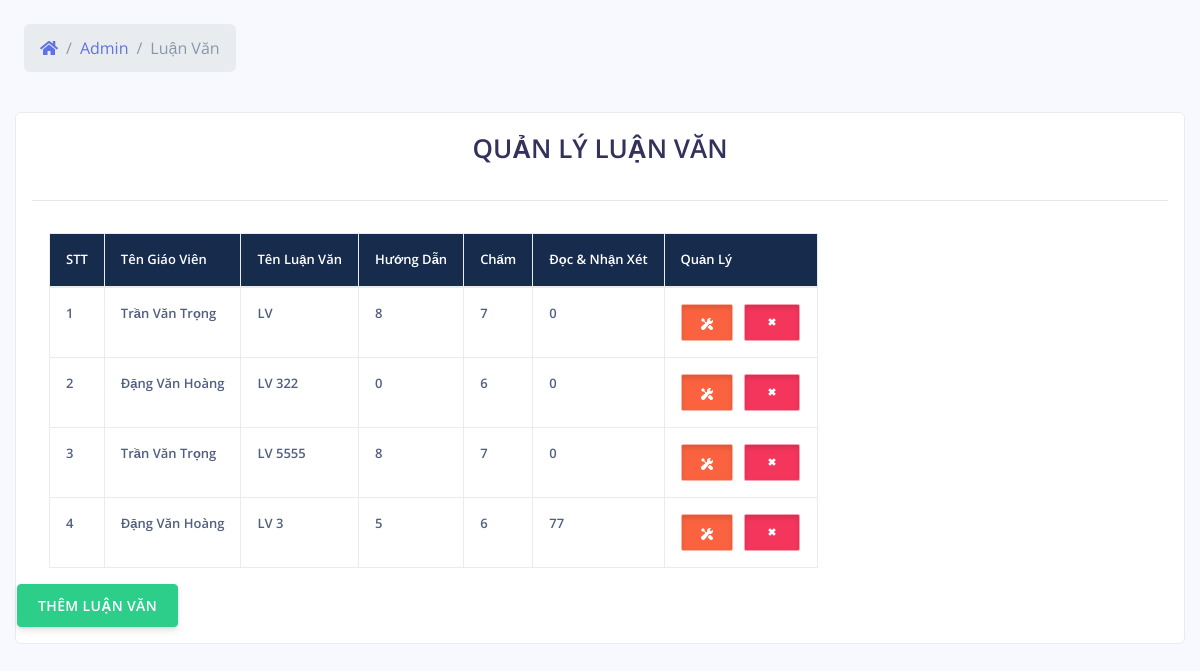
Before: /admin/luan-van.php (signed in) with the older database file.
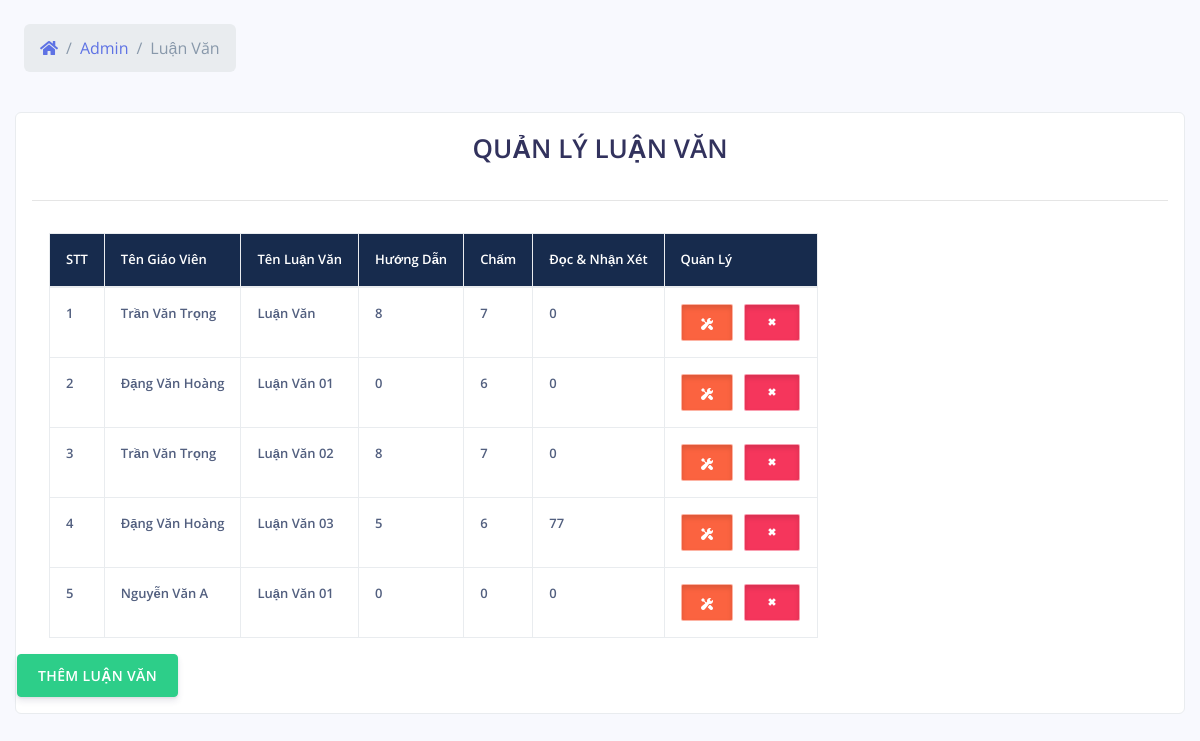
After: the same page with the newer database file.
### tables this page shows
CREATE TABLE `luan_van` (
  `id` int(11) NOT NULL,
  `id_giaovien` int(11) NOT NULL,
  `ten` varchar(500) NOT NULL,
  `huong_dan` int(11) NOT NULL,
  `cham` int(11) NOT NULL,
  `doc` int(11) NOT NULL
);

CREATE TABLE `tai_khoan` (
  `id_tai_khoan` int(11) NOT NULL,
  `ten_tai_khoan` varchar(30) NOT NULL,
  `mat_khau` varchar(100) NOT NULL,
  `nhom_tai_khoan` tinyint(2) NOT NULL,
  `ten_sinh_vien` varchar(100) NOT NULL,
  `sdt` varchar(20) NOT NULL,
  `ngay_sinh` varchar(50) NOT NULL,
  `ngay_tao` datetime NOT NULL
);

### admin/luan-van.php (the view, shortened to what this page needs)
<?php
	include_once('../config/config.php');
	include_once('../header.php');
 ?>
<?php
		if($_SESSION["taikhoan"] == NULL){ ?>
			<script>
				window.location.href="../tai-khoan/dang-nhap.php";
			</script>
		<?php }else {?>
			<div class="row align-items-center py-4">
            <div class="col-lg-6 col-7">
              <nav aria-label="breadcrumb" class="d-none d-md-inline-block ml-md-4">
                <ol class="breadcrumb breadcrumb-links breadcrumb-dark">
                  <li class="breadcrumb-item"><a href="#"><i class="fas fa-home"></i></a></li>
                  <li class="breadcrumb-item"><a href="index.php">Admin</a></li>
                  <li class="breadcrumb-item active" aria-current="page">Luận Văn</li>
                </ol>
              </nav>
            </div>
          </div>
    <div style="color:#FFF" class="col-xs-12 col-sm-12 col-md-12 col-lg-12 adminhihi">
		<div class="list-group-item">
		<?php
			$sql = "SELECT * FROM `luan_van`";
			$qr = mysqli_query($conn, $sql);
		 ?>
			<div class="caption">
			<h1 style="text-align: center">QUẢN LÝ LUẬN VĂN</h1>
			</div>
			<hr>
			<div class="row">
				<table class="table table-bordered table-responsive">
					<tr class="chimuc">
						<th>STT</th>
						<th>Tên Giáo Viên</th>
						<th>Tên Luận Văn</th>
						<th>Hướng Dẫn</th>
						<th>Chấm</th>
						<th>Đọc & Nhận Xét</th>
						<th>Quản Lý</th>
					</tr>
					<tbody>
						<?php $stt =1; ?>
					<?php while($row = mysqli_fetch_assoc($qr)){ ?>
						<tr>
							<td><?php echo $stt; $stt += 1; ?></td>
							<td><?php
								$idgv = $row["id_giaovien"];
								$sqlgv = "SELECT `ten_sinh_vien` FROM `tai_khoan` WHERE `id_tai_khoan` = '$idgv'";
								$qrgv = mysqli_query($conn, $sqlgv);
								$rowgv = mysqli_fetch_assoc($qrgv);
								echo $rowgv["ten_sinh_vien"];
							?>
							</td>
							<td><?php echo $row["ten"]?></td>
							<td><?php echo $row["huong_dan"]?></td>
							<td><?php echo $row["cham"]?></td>
							<td><?php echo $row["doc"]?></td>
							<td align="center">
                                <button type="button" id="sua" class="btn btn-warning btn-xs button-sua" title="Sửa"
                                tens="<?php echo $row["ten"]?>"
                                idgvs="<?php echo $row["id_giaovien"]?>"
                                idsua="<?php echo $row["id"]?>" ><span class="glyphicon glyphicon-edit"></span>
								<span class="btn-inner--icon"><i class="ni ni-settings"></i></span>
							</button>
  								<button type="button" id="xoa" xoa="<?php echo $row["id"]?>" class="btn btn-danger btn-xs button-sua" title="Xóa"><span class="glyphicon glyphicon-trash"></span>
								  <span class="btn-inner--icon"><i class="ni ni-fat-remove"></i></span>
							</button>
							</td>
						</tr>
						<?php } ?>
					</tbody>
				</table>
<br>
<center>
	<button type="button" class="btn btn-success"  data-toggle="modal" data-target="#themadmin">THÊM LUẬN VĂN</button>
</center>
			</div>
		</div>
    </div>
	<?php } ?>
 <?php
	include_once('../footer.php');
 ?>

### header.php (shortened to what this page needs)
<?php
	$url = "http://localhost/hvan/";
 ?>
<!DOCTYPE html>
<html lang="vi">
<head>
  <link rel="stylesheet" href="<?php echo $url;?>assets/vendor/nucleo/css/nucleo.css" type="text/css">
  <link rel="stylesheet" href="<?php echo $url;?>assets/vendor/@fortawesome/fontawesome-free/css/all.min.css" type="text/css">
  <link rel="stylesheet" href="<?php echo $url;?>assets/css/argon.css?v=1.2.0" type="text/css">
  <link rel="stylesheet" href="<?php echo $url;?>assets/css/style.css" type="text/css">
</head>

### footer.php
</body>
</html>

### assets/css/style.css (style rules this page uses)
i.ni.ni-fat-remove { font-size: 16px; }
span.btn-inner--icon { font-size: 12px; }
button.button-sua { width: auto; height: auto; text-align: center; padding: 7px 19px; border-radius: 2px; box-shadow: inset 0 3px 5px rgba(0, 0, 0, .125); border: 1px solid #ffffff85; }
table.table.table-bordered { border: none; }
table.table.table-bordered.table-responsive { margin-left: 32px; }
tr.chimuc { background-color: #172b4d; }
tr.chimuc th { color: white; }
.table td, .table th { font-size: .8125rem; white-space: nowrap; font-weight: 600!important; }

Changed rows visible on the page:
changed luan_van: ten "LV" → "Luận Văn"
changed luan_van (number 2 of 5 on the later page): ten "LV 322" → "Luận Văn 01"
changed luan_van: ten "LV 5555" → "Luận Văn 02"
changed luan_van: ten "LV 3" → "Luận Văn 03"
added luan_van: tai_khoan.ten_sinh_vien "Nguyễn Văn A", ten "Luận Văn 01", huong_dan "0", cham "0", doc "0"
